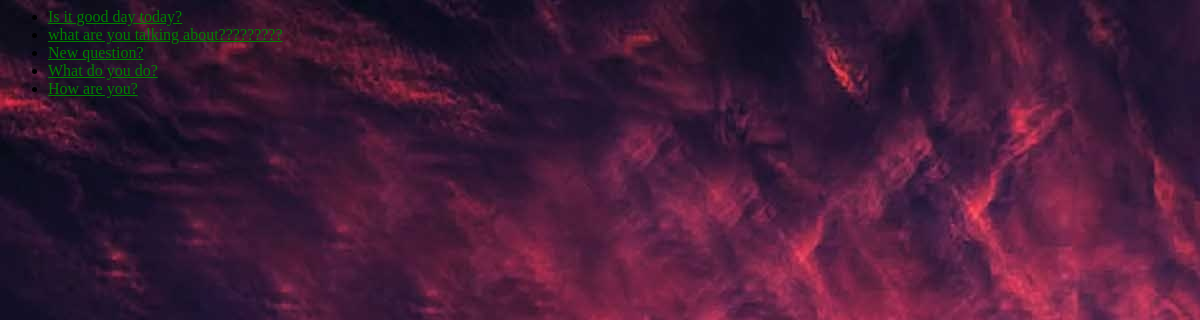
/polls/, run on an earlier commit of the app's database.
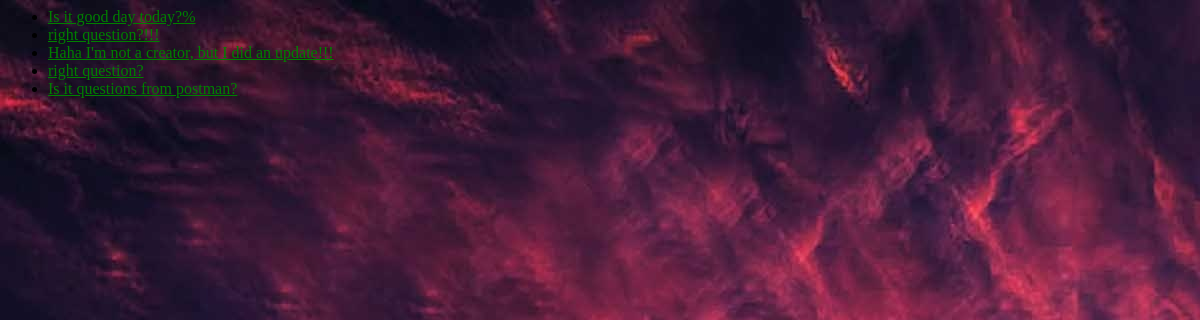
And on a later commit of the database.
### polls/models.py (models this page shows, shortened)
class Question(models.Model):
    question_text = models.CharField(max_length=200)
    pub_date = models.DateTimeField("date published")
    creator = models.ForeignKey('auth.User', related_name='questions', on_delete=models.CASCADE)
    highlighted = models.TextField()

### polls/views.py (the view)
# urls.py: path("", views.IndexView.as_view(), name="index"),
class IndexView(generic.ListView):
    template_name = 'polls/index.html'
    context_object_name = 'latest_question_list'
    def get_queryset(self) -> QuerySet[Any]:
        print("index_view")
        return Question.objects.filter(
            pub_date__lte=timezone.now()
        ).order_by('-pub_date')[:5]

### polls/templates/polls/index.html (shortened to what this page needs)
{% load static %}
<link rel="stylesheet" type="text/css" href="{% static 'polls/style.css' %}">
{% if latest_question_list %}
    <ul>
    {% for question in latest_question_list %}
        <li><a href="{% url 'polls:detail' question.id %}">{{ question.question_text }}</a></li>
    {% endfor %}
    </ul>
{% else %}
    <p>No polls are available.</p>
{% endif %}

What changed in the data, as far as the page shows it:
no longer on this page (row unchanged): Question: question_text "New question?"
no longer on this page (row edited): Question: question_text "What do you do?"
no longer on this page (row unchanged): Question: question_text "How are you?"
changed Question: question_text "Is it good day today?" → "Is it good day today?%"
added Question: question_text "right question?!!!"
changed Question: question_text "what are you talking about?????????" → "Haha I'm not a creator, but I did an update!!!"
added Question: question_text "right question?"
added Question: question_text "Is it questions from postman?"
